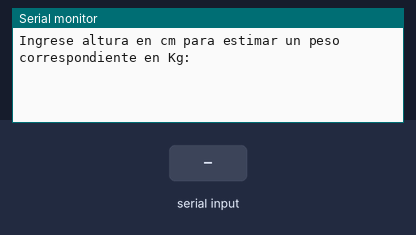
Recording of a sketch running on a simulated Arduino Uno, built with avr-gcc and run on an emulated ATmega328P. On the bench: the last lines printed to the serial monitor. The inputs (shaded band) are chosen by the test bench.

Above: at 1.2 s.
1.3 s: "90,45\n" received over Serial
At 2.4 s:
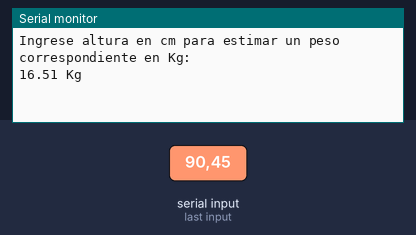
3.5 s: "30,150\n" received over Serial
At 6.0 s:
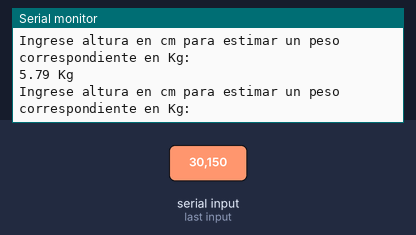

Measured:
- after the input at 1.3 s, the serial monitor: prints a new line after 0.71 s (image 1)
- after the input at 3.5 s, the serial monitor: prints a new line after 0.51 s (image 2)

The sketch:

ALBAN_LISSETH_SIS_EMBEBIDOS_DEBER_11.ino
```cpp
/*
 * UNIVERSIDAD TECNICA DEL NORTE
 * FICA-CITEL
 * SISTEMAS EMBEBIDOS
 * LISSETH ALBAN
 * DEBER#11 - Regresión lineal exponencial
*/

float x=0;      //para evaluar un punto de x
float y=0;      //Predicción de Y
float ElnY=0;   //Sumatoria lnY
float ExlnY=0;  //Sumatoria xlnY
float Ex2=0;    //Sumatoria x^2
float Ex=0;     //Sumatoria x^2
int   aux=0;    //Para que no se imprima todo el tiempo
float a=0;
float b=0;


//Matriz de información
int matriz[14][2]={
{170,67},
{180,80},
{170,65},
{178,75},
{160,55},
{163,60},
{165,63},
{170,70},
{164,62},
{176,77},
{164,60},
{170,76},
{170,56},
{168,60},
};

int n=14;

void setup() {
Serial.begin(9600);
for (int fil = 0; fil < n; fil++)
{
Ex=matriz[fil][0]+Ex;
ElnY=log(matriz[fil][1])+ElnY;
ExlnY=log(matriz[fil][1])*matriz[fil][0]+ExlnY;
Ex2=matriz[fil][0]*matriz[fil][0]+Ex2;
}
a=((n*ExlnY)-(Ex*ElnY))/((n*Ex2)-Ex*Ex);
b=exp(((Ex2*ElnY)-(ExlnY*Ex))/((14*Ex2)-Ex*Ex));
}

void loop() {
   if (Serial.available())
   {
      x = Serial.parseFloat();
      y = b*exp(a*x);
   }
   if (aux==0){
   Serial.println("Ingrese altura en cm para estimar un peso correspondiente en Kg:\n");
   aux=1;
}
   else if (x!=0) {
   Serial.print(y);
   Serial.println(" Kg\n");
   aux=0;}
delay(1000);
}
```
